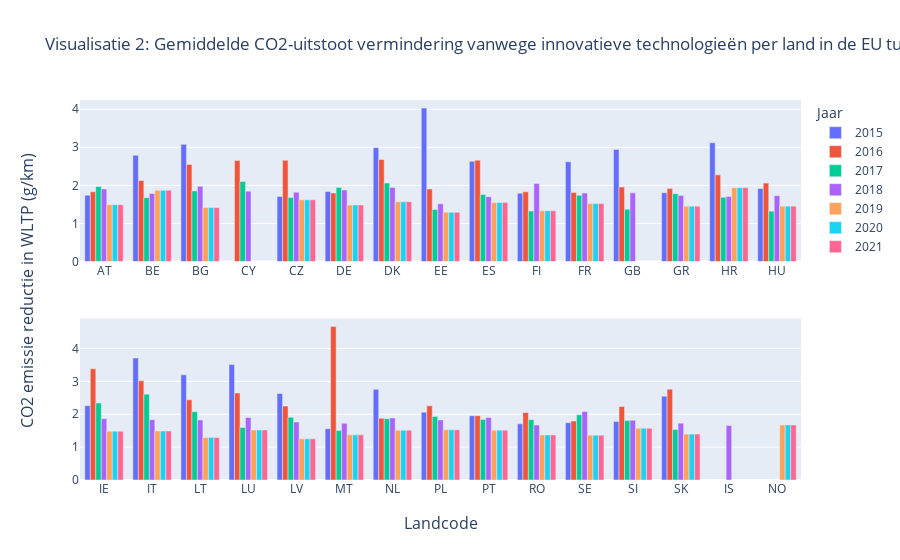

This figure's notebook cell:
### Code cell
# Plot settings
rows = 2
cols = 1
fig = make_subplots(rows=rows, cols=cols, x_title="Landcode", y_title="CO2 emissie reductie in WLTP (g/km)")

for year in [2015, 2016, 2017, 2018, 2019, 2020, 2021]:
    # Find index of 'IE' to split the countries on ('IE' is often in the middle).
    country_emission_year = country_emission[country_emission["year"]==year].reset_index()
    split_index = country_emission_year[country_emission_year["Country"]=="IE"].index
    country_emission_split = np.split(country_emission[country_emission["year"]==year], split_index)

    # Subplot settings
    for row in range(rows):
        for col in range(cols):
            index = cols * row + col
            showlegend = row == col == 0
            fig.append_trace(
                go.Bar(
                    x=country_emission_split[index]["Country"],
                    y=country_emission_split[index]["Erwltp (g/km) mean"],
                    name=year,
                    marker=dict(color=px.colors.qualitative.Plotly[year-2015]),
                    showlegend=showlegend,
                ),
                row=row + 1,
                col=col + 1,
            )

fig.update_layout(
    title_text="Visualisatie 2: Gemiddelde CO2-uitstoot vermindering vanwege innovatieve technologieën per land in de EU tussen 2019 en 2021",
    legend_title="Jaar",
)
fig.show()

### Figure 1 — Plotly figure (JSON) as saved in the notebook; plotly's stock layout.template omitted (floating-point values rounded to 4 significant figures)
{"data": [{"marker": {"color": "#636EFA"}, "name": "2015", "showlegend": true, "type": "bar", "x": ["AT", "BE", "BG", "CY", "CZ", "DE", "DK", "EE", "ES", "FI", "FR", "GB", "GR", "HR", "HU"], "xaxis": "x", "y": [1.74, 2.789, 3.077, null, 1.708, 1.841, 2.99, 4.03, 2.631, 1.793, 2.618, 2.943, 1.807, 3.12, 1.917], "yaxis": "y"}, {"marker": {"color": "#636EFA"}, "name": "2015", "showlegend": false, "type": "bar", "x": ["IE", "IT", "LT", "LU", "LV", "MT", "NL", "PL", "PT", "RO", "SE", "SI", "SK"], "xaxis": "x2", "y": [2.261, 3.708, 3.198, 3.51, 2.632, 1.56, 2.757, 2.062, 1.956, 1.707, 1.743, 1.777, 2.548], "yaxis": "y2"}, {"marker": {"color": "#EF553B"}, "name": "2016", "showlegend": true, "type": "bar", "x": ["AT", "BE", "BG", "CY", "CZ", "DE", "DK", "EE", "ES", "FI", "FR", "GB", "GR", "HR", "HU"], "xaxis": "x", "y": [1.833, 2.128, 2.55, 2.652, 2.657, 1.8, 2.679, 1.903, 2.662, 1.83, 1.815, 1.957, 1.916, 2.276, 2.059], "yaxis": "y"}, {"marker": {"color": "#EF553B"}, "name": "2016", "showlegend": false, "type": "bar", "x": ["IE", "IT", "LT", "LU", "LV", "MT", "NL", "PL", "PT", "RO", "SE", "SI", "SK"], "xaxis": "x2", "y": [3.38, 3.016, 2.439, 2.643, 2.248, 4.666, 1.878, 2.255, 1.956, 2.054, 1.793, 2.237, 2.763], "yaxis": "y2"}, {"marker": {"color": "#00CC96"}, "name": "2017", "showlegend": true, "type": "bar", "x": ["AT", "BE", "BG", "CY", "CZ", "DE", "DK", "EE", "ES", "FI", "FR", "GB", "GR", "HR", "HU"], "xaxis": "x", "y": [1.969, 1.677, 1.854, 2.1, 1.681, 1.943, 2.062, 1.366, 1.757, 1.326, 1.739, 1.375, 1.78, 1.685, 1.322], "yaxis": "y"}, {"marker": {"color": "#00CC96"}, "name": "2017", "showlegend": false, "type": "bar", "x": ["IE", "IT", "LT", "LU", "LV", "MT", "NL", "PL", "PT", "RO", "SE", "SI", "SK"], "xaxis": "x2", "y": [2.34, 2.611, 2.077, 1.598, 1.906, 1.502, 1.865, 1.934, 1.84, 1.836, 1.983, 1.806, 1.532], "yaxis": "y2"}, {"marker": {"color": "#AB63FA"}, "name": "2018", "showlegend": true, "type": "bar", "x": ["AT", "BE", "BG", "CY", "CZ", "DE", "DK", "EE", "ES", "FI", "FR", "GB", "GR", "HR", "HU"], "xaxis": "x", "y": [1.907, 1.784, 1.973, 1.847, 1.821, 1.878, 1.946, 1.515, 1.702, 2.051, 1.798, 1.803, 1.732, 1.707, 1.729], "yaxis": "y"}, {"marker": {"color": "#AB63FA"}, "name": "2018", "showlegend": false, "type": "bar", "x": ["IE", "IS", "IT", "LT", "LU", "LV", "MT", "NL", "PL", "PT", "RO", "SE", "SI", "SK"], "xaxis": "x2", "y": [1.864, 1.659, 1.834, 1.825, 1.904, 1.763, 1.725, 1.888, 1.828, 1.899, 1.671, 2.087, 1.817, 1.729], "yaxis": "y2"}, {"marker": {"color": "#FFA15A"}, "name": "2019", "showlegend": true, "type": "bar", "x": ["AT", "BE", "BG", "CY", "CZ", "DE", "DK", "EE", "ES", "FI", "FR", "GR", "HR", "HU"], "xaxis": "x", "y": [1.493, 1.868, 1.42, null, 1.62, 1.485, 1.569, 1.292, 1.548, 1.333, 1.521, 1.453, 1.939, 1.454], "yaxis": "y"}, {"marker": {"color": "#FFA15A"}, "name": "2019", "showlegend": false, "type": "bar", "x": ["IE", "IS", "IT", "LT", "LU", "LV", "MT", "NL", "NO", "PL", "PT", "RO", "SE", "SI", "SK"], "xaxis": "x2", "y": [1.483, null, 1.491, 1.295, 1.52, 1.252, 1.373, 1.512, 1.674, 1.526, 1.516, 1.372, 1.361, 1.574, 1.396], "yaxis": "y2"}, {"marker": {"color": "#19D3F3"}, "name": "2020", "showlegend": true, "type": "bar", "x": ["AT", "BE", "BG", "CY", "CZ", "DE", "DK", "EE", "ES", "FI", "FR", "GR", "HR", "HU"], "xaxis": "x", "y": [1.493, 1.868, 1.42, null, 1.62, 1.485, 1.569, 1.292, 1.548, 1.333, 1.521, 1.453, 1.939, 1.454], "yaxis": "y"}, {"marker": {"color": "#19D3F3"}, "name": "2020", "showlegend": false, "type": "bar", "x": ["IE", "IS", "IT", "LT", "LU", "LV", "MT", "NL", "NO", "PL", "PT", "RO", "SE", "SI", "SK"], "xaxis": "x2", "y": [1.483, null, 1.491, 1.295, 1.52, 1.252, 1.373, 1.512, 1.674, 1.526, 1.516, 1.372, 1.361, 1.574, 1.396], "yaxis": "y2"}, {"marker": {"color": "#FF6692"}, "name": "2021", "showlegend": true, "type": "bar", "x": ["AT", "BE", "BG", "CY", "CZ", "DE", "DK", "EE", "ES", "FI", "FR", "GR", "HR", "HU"], "xaxis": "x", "y": [1.493, 1.868, 1.42, null, 1.62, 1.485, 1.569, 1.292, 1.548, 1.333, 1.521, 1.453, 1.939, 1.454], "yaxis": "y"}, {"marker": {"color": "#FF6692"}, "name": "2021", "showlegend": false, "type": "bar", "x": ["IE", "IS", "IT", "LT", "LU", "LV", "MT", "NL", "NO", "PL", "PT", "RO", "SE", "SI", "SK"], "xaxis": "x2", "y": [1.483, null, 1.491, 1.295, 1.52, 1.252, 1.373, 1.512, 1.674, 1.526, 1.516, 1.372, 1.361, 1.574, 1.396], "yaxis": "y2"}], "layout": {"annotations": [{"font": {"size": 16}, "showarrow": false, "text": "Landcode", "x": 0.5, "xanchor": "center", "xref": "paper", "y": 0, "yanchor": "top", "yref": "paper", "yshift": -30}, {"font": {"size": 16}, "showarrow": false, "text": "CO2 emissie reductie in WLTP (g/km)", "textangle": -90, "x": 0, "xanchor": "right", "xref": "paper", "xshift": -40, "y": 0.5, "yanchor": "middle", "yref": "paper"}], "legend": {"title": {"text": "Jaar"}}, "title": {"text": "Visualisatie 2: Gemiddelde CO2-uitstoot vermindering vanwege innovatieve technologieën per land in de EU tussen 2019 en 2021"}, "xaxis": {"anchor": "y", "domain": [0, 1]}, "xaxis2": {"anchor": "y2", "domain": [0, 1]}, "yaxis": {"anchor": "x", "domain": [0.575, 1]}, "yaxis2": {"anchor": "x2", "domain": [0, 0.425]}}}
